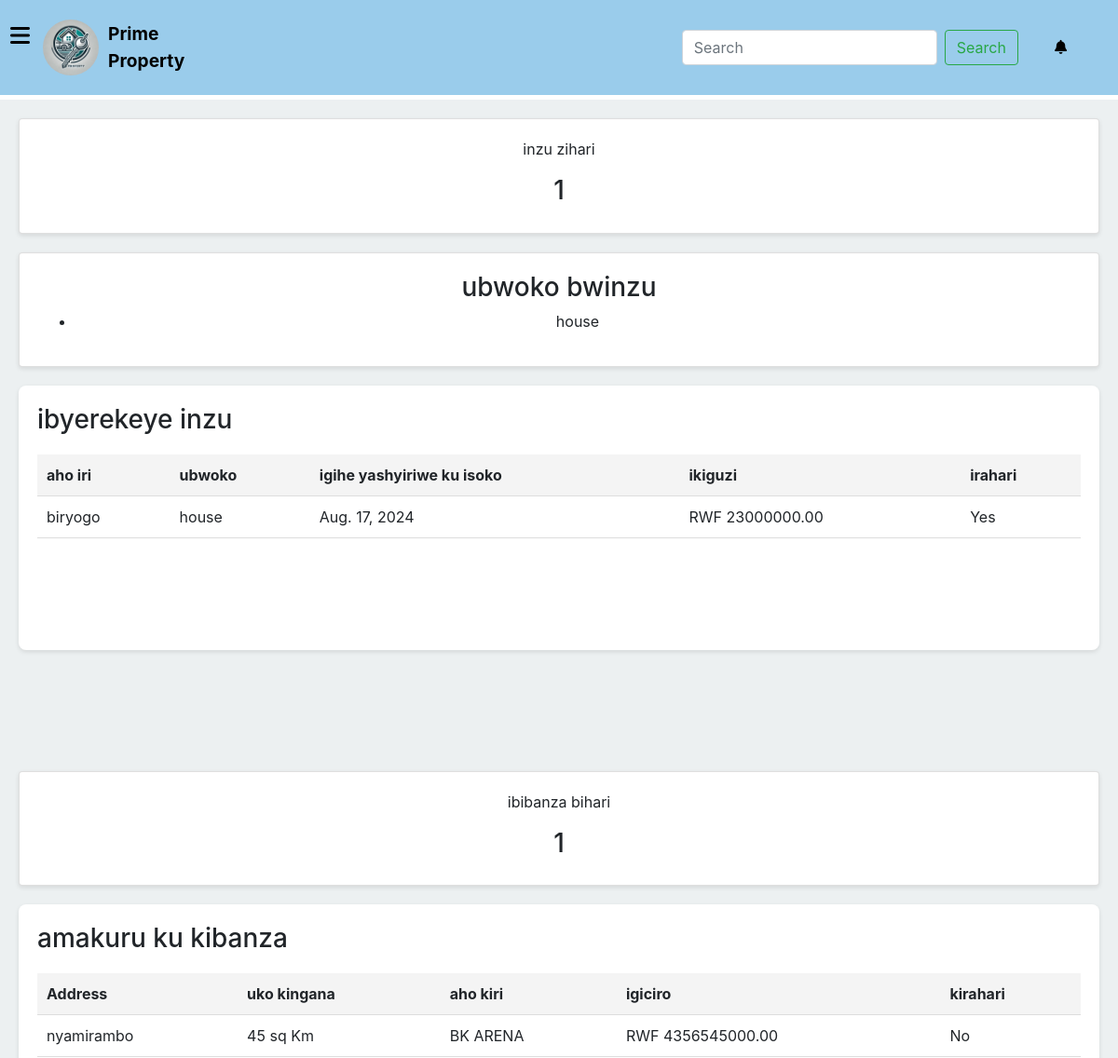
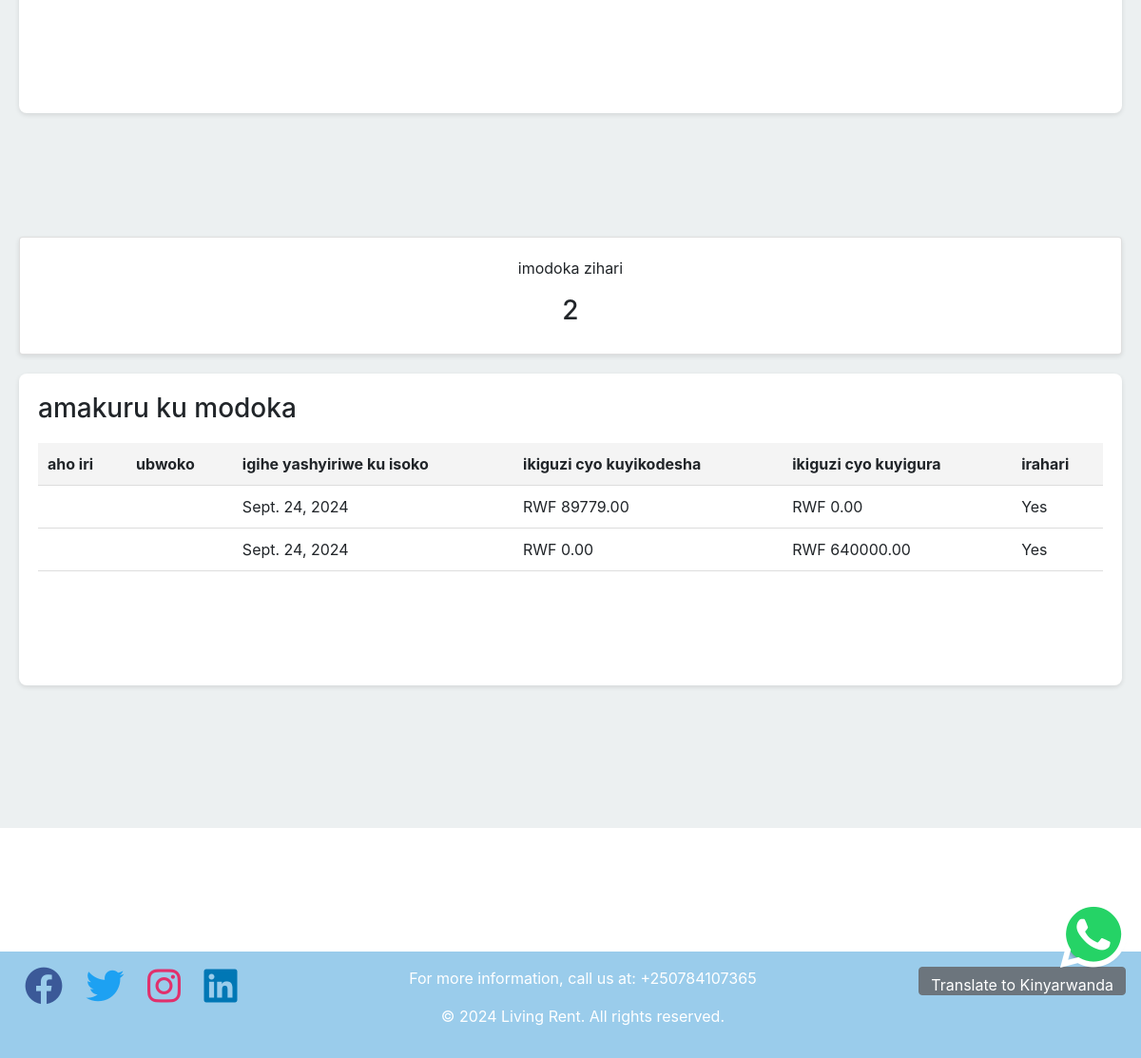
The page /dashboard/ (signed in) on the database its author committed (2 pictures, top to bottom).
### house_renting/models.py (models this page shows, shortened)
class House(models.Model):
    landlord = models.ForeignKey(Landlord, on_delete=models.CASCADE)
    address = models.CharField(max_length=255)
    house_type = models.CharField(max_length=50)
    available = models.BooleanField(default=True)
    rent = models.DecimalField(max_digits=14, decimal_places=2, default=0)
    date_added = models.DateField(auto_now_add=True)  # Remove default here
    description = models.TextField(blank=True, null=True)
    main_image = models.ImageField(upload_to='houses/main/')
    video = models.FileField(upload_to='houses/videos/', blank=True, null=True)

class Parcel(models.Model):
    landlord = models.ForeignKey(Landlord, on_delete=models.CASCADE)
    address = models.CharField(max_length=255)
    size = models.CharField(max_length=50)
    location = models.CharField(max_length=100)
    price = models.DecimalField(max_digits=14, decimal_places=2)
    description = models.TextField(blank=True, null=True)
    main_image = models.ImageField(upload_to='parcels/main/')
    video = models.FileField(upload_to='parcels/videos/', blank=True, null=True)

class Car(models.Model):
    landlord = models.ForeignKey(Landlord, on_delete=models.CASCADE)
    CarModel = models.CharField(max_length=255)
    car_name = models.CharField(max_length=50)
    available = models.BooleanField(default=True)
    rent = models.DecimalField(max_digits=14, decimal_places=2, default=0)
    sale_price = models.DecimalField(max_digits=14, decimal_places=2, default=0)
    date_added = models.DateField(auto_now_add=True)
    description = models.TextField(blank=True, null=True)
    main_image = models.ImageField(upload_to='cars/main/')
    video = models.FileField(upload_to='cars/videos/', blank=True, null=True)

### house_renting/views.py (the view)
# urls.py: path('dashboard/', views.dashboard, name='dashboard'),
@user_passes_test(lambda u: u.is_staff)
def dashboard(request):
    houses = House.objects.all()
    available_houses_count = houses.filter(available=True).count()
    house_types = houses.values_list('house_type', flat=True).distinct()
    parcels = Parcel.objects.all()
    parcel_count = parcels.count()
    cars = Car.objects.all()
    car_count = cars.count()
    return render(request, 'house_renting/dashboard.html', {
        'houses': houses,
        'available_houses_count': available_houses_count,
        'house_types': house_types,
        'parcels': parcels,
        'parcel_count': parcel_count,
        'cars': cars,
        'car_count': car_count
    })

### house_renting/context_processors.py (called while the page is built)
def unread_notifications_count(request):
    if request.user.is_authenticated and request.user.is_staff:
        return {
            'unread_notifications_count': Notification.objects.filter(is_read=False).count()
        }
    return {}

### house_renting/templates/house_renting/dashboard.html (shortened to what this page needs)
{% extends 'house_renting/base.html' %}
{% block content %}
<div class="dashboard">
    <div class="main-content">
        <div class="card">
            <p>inzu zihari</p>
            <h3>{{ available_houses_count }}</h3>
        </div>
        <div class="card">
            <h3>ubwoko bwinzu</h3>
            <ul>
                {% for type in house_types %}
                    <li>{{ type }}</li>
                {% endfor %}
            </ul>
        </div>
        <div class="house-list">
            <h3>ibyerekeye inzu</h3>
            <table>
                <thead>
                    <tr>
                        <th>aho iri</th>
                        <th>ubwoko</th>
                        <th>igihe yashyiriwe ku isoko</th>
                        <th>ikiguzi</th>
                        <th>irahari</th>
                    </tr>
                </thead>
                <tbody>
                    {% for house in houses %}
                        <tr>
                            <td>{{ house.address }}</td>
                            <td>{{ house.house_type }}</td>
                            <td>{{ house.date_added }}</td>
                            <td>RWF {{ house.rent }}</td>
                            <td>{{ house.available|yesno:"Yes,No" }}</td>
                        </tr>
                    {% endfor %}
                </tbody>
            </table>
        </div>
        <div class="card">
            <p>ibibanza bihari</p>
            <h3>{{ parcel_count }}</h3>
        </div>
        <div class="house-list">
            <h3>amakuru ku kibanza</h3>
            <table>
                <thead>
                    <tr>
                        <th>Address</th>
                        <th>uko kingana</th>
                        <th>aho kiri</th>
                        <th>igiciro</th>
                        <th>kirahari</th>
                    </tr>
                </thead>
                <tbody>
                    {% for parcel in parcels %}
                        <tr>
                            <td>{{ parcel.address }}</td>
                            <td>{{ parcel.size }} sq Km</td>
                            <td>{{ parcel.location }}</td>
                            <td>RWF {{ parcel.price }}</td>
                            <td>{{ parcel.available|yesno:"Yes,No" }}</td>
                        </tr>
                    {% endfor %}
                </tbody>
            </table>
        </div>
        <div class="card">
            <p>imodoka zihari</p>
            <h3>{{ car_count }}</h3>
        </div>
        <div class="house-list">
            <h3>amakuru ku modoka</h3>
            <table>
                <thead>
                    <tr>
                        <th>aho iri</th>
                        <th>ubwoko</th>
                        <th>igihe yashyiriwe ku isoko</th>
                        <th>ikiguzi cyo kuyikodesha</th>
                        <th>ikiguzi cyo kuyigura</th>
                        <th>irahari</th>
                    </tr>
                </thead>
                <tbody>
                    {% for car in cars %}
                        <tr>
                            <td>{{ car.address }}</td>
                            <td>{{ car.car_type }}</td>
                            <td>{{ car.date_added }}</td>
                            <td>RWF {{ car.rent }}</td>
                            <td>RWF {{ car.sale_price }}</td>
                            <td>{{ car.available|yesno:"Yes,No" }}</td>
                        </tr>
                    {% endfor %}
                </tbody>
            </table>
        </div>
    </div>
</div>
{% endblock %}

### static/css/style.css (style rules this page uses)
body { font-family: Arial, sans-serif; background-color: #ffffff; }
.dashboard { display: flex; flex-wrap: wrap; min-height: 100vh; }
.main-content { flex-grow: 1; padding: 20px; background: #ecf0f1; margin-bottom: 130px; }
.card { background: white; border-radius: 8px; padding: 20px; margin-bottom: 20px; box-shadow: 0 2px 5px rgba(0, 0, 0, 0.1); text-align: center; }
.house-list { background: white; border-radius: 8px; padding: 20px; box-shadow: 0 2px 5px rgba(0, 0, 0, 0.1); margin-bottom: 130px; }
.house-list table { width: 100%; margin: 20px 0 100px; border-collapse: collapse; }
.house-list th, .house-list td { padding: 10px; border-bottom: 1px solid #ddd; }
.house-list th { background: #f4f4f4; }
@media (min-width: 769px) { .main-content { padding: 20px; } }

### rows shown on the page
House: address "biryogo", house_type "house", date_added "Aug. 17, 2024", rent "23000000.00", available "Yes"
Parcel: address "nyamirambo", size "45", location "BK ARENA", price "4356545000.00", available "No"
Car: date_added "Sept. 24, 2024", rent "89779.00", sale_price "0.00", available "Yes"
Car: date_added "Sept. 24, 2024", rent "0.00", sale_price "640000.00", available "Yes"

### other values the page prints
{{ available_houses_count }} "1"
{{ type }} "house"
{{ parcel_count }} "1"
{{ car_count }} "2"
